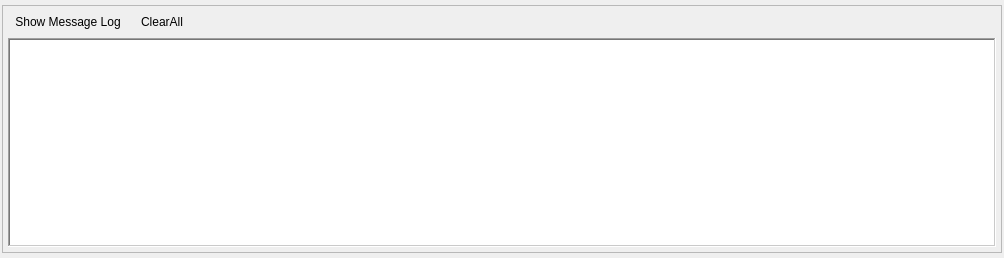
<?xml version="1.0" encoding="UTF-8"?>
<ui version="4.0">
 <class>MessageLogMonitor</class>
 <widget class="QWidget" name="MessageLogMonitor">
  <property name="geometry">
   <rect>
    <x>0</x>
    <y>0</y>
    <width>1004</width>
    <height>258</height>
   </rect>
  </property>
  <property name="minimumSize">
   <size>
    <width>0</width>
    <height>100</height>
   </size>
  </property>
  <property name="windowTitle">
   <string>Form</string>
  </property>
  <layout class="QGridLayout" name="gridLayout_2">
   <property name="leftMargin">
    <number>2</number>
   </property>
   <property name="topMargin">
    <number>5</number>
   </property>
   <property name="rightMargin">
    <number>2</number>
   </property>
   <property name="bottomMargin">
    <number>5</number>
   </property>
   <item row="0" column="0">
    <widget class="QFrame" name="frame">
     <property name="frameShape">
      <enum>QFrame::StyledPanel</enum>
     </property>
     <property name="frameShadow">
      <enum>QFrame::Raised</enum>
     </property>
     <layout class="QGridLayout" name="gridLayout">
      <property name="leftMargin">
       <number>5</number>
      </property>
      <property name="topMargin">
       <number>5</number>
      </property>
      <property name="rightMargin">
       <number>5</number>
      </property>
      <property name="bottomMargin">
       <number>5</number>
      </property>
      <item row="0" column="0">
       <layout class="QHBoxLayout" name="horizontalLayout">
        <item>
         <widget class="QToolButton" name="tbtLogOnOff">
          <property name="text">
           <string>Show Message Log</string>
          </property>
          <property name="toolButtonStyle">
           <enum>Qt::ToolButtonTextBesideIcon</enum>
          </property>
          <property name="autoRaise">
           <bool>true</bool>
          </property>
         </widget>
        </item>
        <item>
         <widget class="QToolButton" name="tbtClearAll">
          <property name="text">
           <string>ClearAll</string>
          </property>
          <property name="toolButtonStyle">
           <enum>Qt::ToolButtonTextBesideIcon</enum>
          </property>
          <property name="autoRaise">
           <bool>true</bool>
          </property>
         </widget>
        </item>
        <item>
         <spacer name="horizontalSpacer">
          <property name="orientation">
           <enum>Qt::Horizontal</enum>
          </property>
          <property name="sizeHint" stdset="0">
           <size>
            <width>40</width>
            <height>20</height>
           </size>
          </property>
         </spacer>
        </item>
       </layout>
      </item>
      <item row="1" column="0">
       <widget class="QTextEdit" name="tedLog">
        <property name="minimumSize">
         <size>
          <width>0</width>
          <height>0</height>
         </size>
        </property>
        <property name="font">
         <font>
          <pointsize>6</pointsize>
         </font>
        </property>
        <property name="frameShape">
         <enum>QFrame::WinPanel</enum>
        </property>
        <property name="frameShadow">
         <enum>QFrame::Sunken</enum>
        </property>
        <property name="horizontalScrollBarPolicy">
         <enum>Qt::ScrollBarAsNeeded</enum>
        </property>
        <property name="readOnly">
         <bool>true</bool>
        </property>
       </widget>
      </item>
     </layout>
    </widget>
   </item>
  </layout>
 </widget>
 <resources/>
 <connections/>
</ui>
